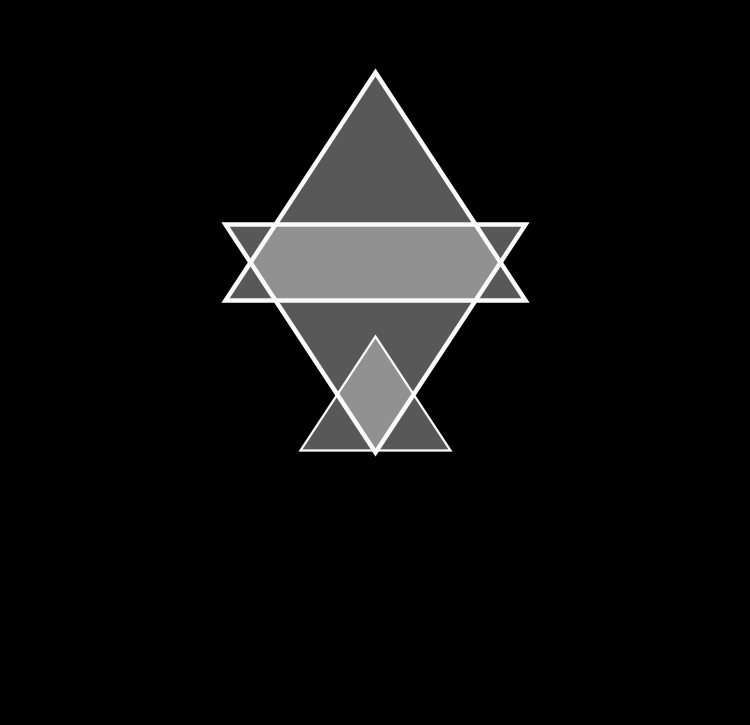
Frame 1 (no input)
Frame 2 (the mouse pressed at the canvas centre, redrawn once): identical to frame 1, image omitted

The Processing sketch that drew this single still picture (run headless with seeded random() and noise(); the mouse was pressed at the canvas centre and the sketch redrawn once):

// Processing sketch: processing_90879
// ── processing_90879.pde

// dans ce sketch je crée un fond qui ne sera pas modifié (à base de trois triangles)
// puis des cercles sont créés où l'utilisateur le souhaite. 
//cependant, les couelurs restent le choix du hasard

void setup ()
{
  size (750,725) ;
  smooth ();
  background (0);

  //forme de base qui ne bouge pas à base de triangles 
  stroke(250);
  strokeWeight(3);
  scale(1.5);
  fill(250, 90);
  triangle(150, 200, 250, 48, 350, 200);

  translate(125, 200);
  scale(0.5);
  triangle(150, 200, 250, 48, 350, 200);

  scale(2);
  translate(375, 150);
  rotate(radians(180));
  triangle(150, 200, 250, 48, 350, 200);
  noLoop();
}

void draw() {
}

int x, y;

void mousePressed() {
  x= mouseX;
  y= mouseY;
}

void mouseDragged() {
  float d= dist (mouseX, mouseY, x, y);

  fill (random (400),random (90), random (0));
  ellipse (x, y, d*12, d*12);
  loop();
}
